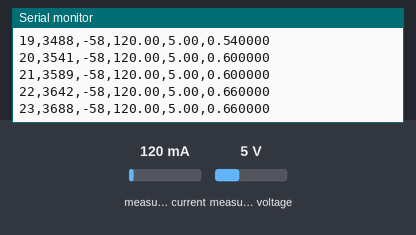
This sketch was run on a simulated ESP32. On the bench: the last lines printed to the serial monitor. The inputs (shaded band) are chosen by the test bench; at power-on: measured current 120 mA, measured voltage 5 V. WiFi joins after 1.5 s; servers stay silent unless stated; storage starts empty.

Above: at 3.7 s.
3.8 s: measured current set to 40 mA
At 3.85 s:
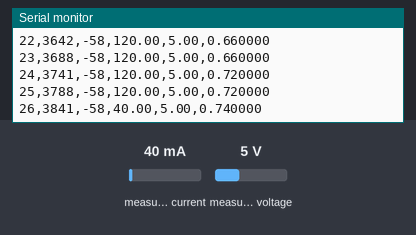
5.3 s: measured voltage set to 0.3 V
At 5.31 s:
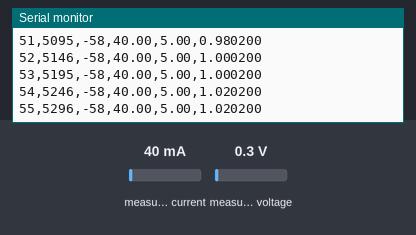
6.8 s: measured current set to 500 mA
At 6.81 s:
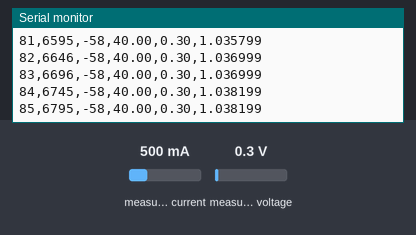
Timing chart, 0 to 9.8 s (numbered marks = the images above; inputs shaded):
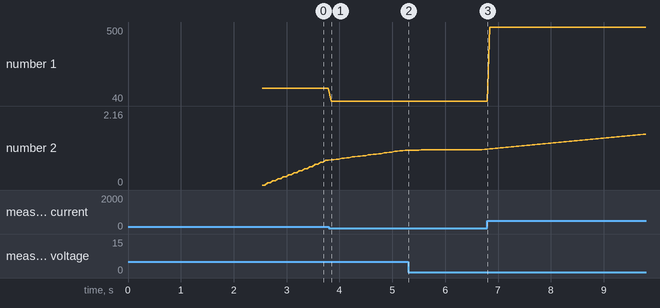

The sketch:

esp32_wifi_udp_sender.ino
```cpp
#include <WiFi.h>
#include <WiFiUdp.h>
#include <Wire.h>
#include <Adafruit_INA219.h>
#include <SD.h>
#include <SPI.h>

#define SD_CS 13

const char* ssid = "WIFI_SSID";
const char* password = "WIFI_PASSWORD";

IPAddress gatewayIp(192, 168, 1, 100);
const int gatewayPort = 5005;

WiFiUDP udp;
Adafruit_INA219 ina219;

const int NODE_ID = 1;
const int TRIAL_ID = 1;

//keiciam pagal scenariju
const int PACKET_COUNT = 300;

// 10 pps = 100 ms, 20 pps = 50 ms, 30 pps = 33 ms
const float PACKET_RATE_PPS = 20.0;
const unsigned long PACKET_INTERVAL_MS = 50;

const char* ENERGY_LOG_FILE = "/energy_log_wifi.csv";

int seq = 0;
unsigned long lastSend = 0;
unsigned long startTime = 0;

float accumulatedEnergyJ = 0.0;
unsigned long lastEnergyRead = 0;

void setup() {
  Serial.begin(115200);
  delay(1000);

  if (!ina219.begin()) {
    Serial.println("INA219 not found");
    while (true);
  }

  if (!SD.begin(SD_CS)) {
    Serial.println("SD card initialization failed");
    while (true);
  }

  File file = SD.open(ENERGY_LOG_FILE, FILE_WRITE);
  if (file) {
    file.println("packet_rate_pps,trial,seq,tx_time_ms,current_ma,voltage_v,energy_j");
    file.close();
  }

  WiFi.begin(ssid, password);

  Serial.print("Connecting to Wi-Fi");
  while (WiFi.status() != WL_CONNECTED) {
    delay(500);
    Serial.print(".");
  }

  Serial.println();
  Serial.print("Connected. ESP32 IP: ");
  Serial.println(WiFi.localIP());

  Serial.println("seq,tx_time_ms,rssi_dbm,current_ma,voltage_v,energy_j");

  startTime = millis();
  lastEnergyRead = millis();
}

void loop() {
  unsigned long now = millis();

  unsigned long dtMs = now - lastEnergyRead;
  if (dtMs >= 100) {
    float currentMa = ina219.getCurrent_mA();
    float busVoltage = ina219.getBusVoltage_V();

    float powerW = (currentMa / 1000.0) * busVoltage;
    accumulatedEnergyJ += powerW * (dtMs / 1000.0);

    lastEnergyRead = now;
  }

  if (seq >= PACKET_COUNT) {
    return;
  }

  if (now - lastSend >= PACKET_INTERVAL_MS) {
    lastSend = now;

    int rssi = WiFi.RSSI();
    float currentMa = ina219.getCurrent_mA();
    float voltageV = ina219.getBusVoltage_V();

    char payload[160];

    snprintf(
      payload,
      sizeof(payload),
      "%02d,%03d,%08lu,%d,DATA",
      NODE_ID,
      seq,
      millis(),
      rssi
    );

    udp.beginPacket(gatewayIp, gatewayPort);
    udp.print(payload);
    udp.endPacket();

    Serial.print(seq);
    Serial.print(",");
    Serial.print(millis());
    Serial.print(",");
    Serial.print(rssi);
    Serial.print(",");
    Serial.print(currentMa);
    Serial.print(",");
    Serial.print(voltageV);
    Serial.print(",");
    Serial.println(accumulatedEnergyJ, 6);

    File file = SD.open(ENERGY_LOG_FILE, FILE_APPEND);
    if (file) {
      file.print(PACKET_RATE_PPS);
      file.print(",");
      file.print(TRIAL_ID);
      file.print(",");
      file.print(seq);
      file.print(",");
      file.print(millis());
      file.print(",");
      file.print(currentMa);
      file.print(",");
      file.print(voltageV);
      file.print(",");
      file.println(accumulatedEnergyJ, 6);
      file.close();
    }
    seq++;
  }
}
```

Measured:
- after the input at 3.8 s, the serial monitor: prints a new line at once (image 1)
- plotted number 2: 0.72 → 1.02 after the input at 3.8 s
